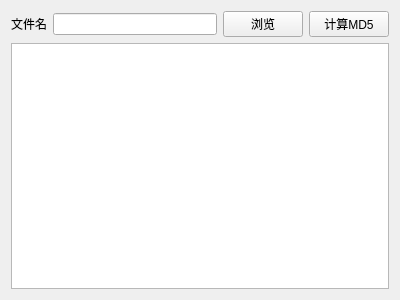
<?xml version="1.0" encoding="UTF-8"?>
<ui version="4.0">
 <class>WidgetCalcMD5</class>
 <widget class="QWidget" name="WidgetCalcMD5">
  <property name="geometry">
   <rect>
    <x>0</x>
    <y>0</y>
    <width>400</width>
    <height>300</height>
   </rect>
  </property>
  <property name="windowTitle">
   <string>WidgetCalcMD5</string>
  </property>
  <layout class="QVBoxLayout" name="verticalLayout">
   <item>
    <layout class="QHBoxLayout" name="horizontalLayout">
     <item>
      <widget class="QLabel" name="label">
       <property name="text">
        <string>文件名</string>
       </property>
      </widget>
     </item>
     <item>
      <widget class="QLineEdit" name="lineEditFileName"/>
     </item>
     <item>
      <widget class="QPushButton" name="pushButtonBrowser">
       <property name="text">
        <string>浏览</string>
       </property>
      </widget>
     </item>
     <item>
      <widget class="QPushButton" name="pushButtonCalcMD5">
       <property name="text">
        <string>计算MD5</string>
       </property>
      </widget>
     </item>
    </layout>
   </item>
   <item>
    <widget class="QTextBrowser" name="textBrowserInfo"/>
   </item>
  </layout>
 </widget>
 <layoutdefault spacing="6" margin="11"/>
 <resources/>
 <connections/>
</ui>
